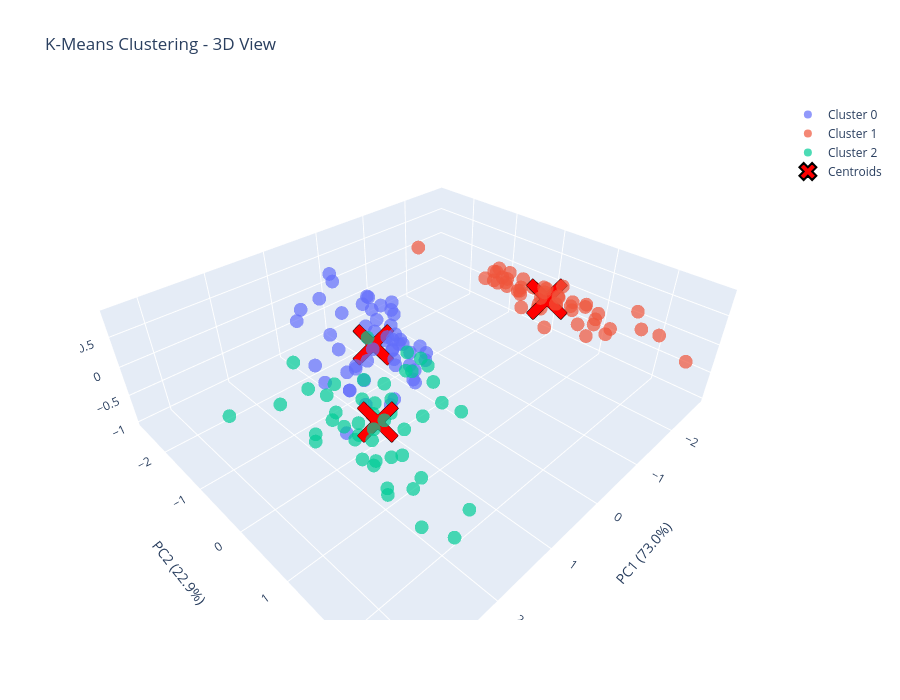

Source (notebook cell):
### Markdown cell above
## Step 7: 3D Visualization of K-Means Results

### Code cell
# Interactive 3D plot using Plotly
fig = go.Figure()

# Add data points
for cluster in np.unique(kmeans_labels):
    mask = kmeans_labels == cluster
    fig.add_trace(go.Scatter3d(
        x=X_pca_3d[mask, 0],
        y=X_pca_3d[mask, 1],
        z=X_pca_3d[mask, 2],
        mode='markers',
        name=f'Cluster {cluster}',
        marker=dict(size=8, opacity=0.7)
    ))

# Add centroids
kmeans_centers_pca_3d = pca_3d.transform(kmeans.cluster_centers_)
fig.add_trace(go.Scatter3d(
    x=kmeans_centers_pca_3d[:, 0],
    y=kmeans_centers_pca_3d[:, 1],
    z=kmeans_centers_pca_3d[:, 2],
    mode='markers',
    name='Centroids',
    marker=dict(size=15, color='red', symbol='x', line=dict(color='black', width=2))
))

fig.update_layout(
    title='K-Means Clustering - 3D View',
    scene=dict(
        xaxis_title=f'PC1 ({pca_3d.explained_variance_ratio_[0]:.1%})',
        yaxis_title=f'PC2 ({pca_3d.explained_variance_ratio_[1]:.1%})',
        zaxis_title=f'PC3 ({pca_3d.explained_variance_ratio_[2]:.1%})'
    ),
    height=700
)

fig.show()
